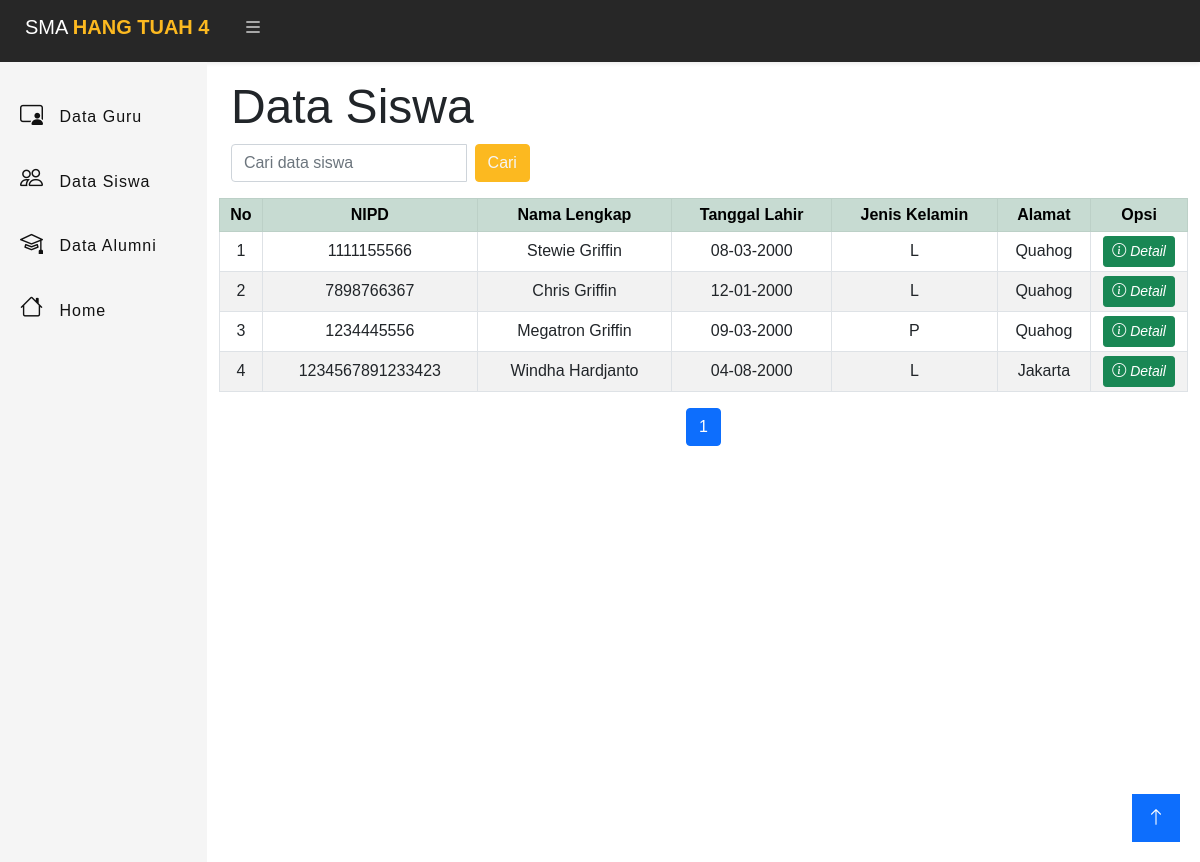
/data/data.php?p=data-siswa, run on the app's committed database.
### tables this page shows
CREATE TABLE `siswa` (
  `id_siswa` int(11) NOT NULL,
  `nipd` varchar(75) NOT NULL,
  `nama_lengkap` varchar(100) NOT NULL,
  `tempat_lahir` varchar(75) NOT NULL,
  `tgl_lahir` date NOT NULL,
  `jenis_kelamin` varchar(1) NOT NULL,
  `alamat` varchar(255) NOT NULL,
  `nama_ayah` varchar(100) NOT NULL,
  `nama_ibu` varchar(100) NOT NULL,
  `notelp` varchar(25) DEFAULT NULL,
  `tahun_lulus` year(4) DEFAULT NULL
);

### database.php (called while the page is built, shortened)
<?php
class database
{
	var $host = "localhost";
	var $uname = "root";
	var $pass = "";
	var $db = "tmp_sekolah";
	var $port = "3307";
	var $conn;
	function __construct()
	{
		$this->conn = mysqli_connect($this->host, $this->uname, $this->pass, $this->db, $this->port);
	}
	function select_data($select)
	{
		$data = mysqli_query($this->conn, $select);
		while ($d = mysqli_fetch_array($data)) {
			$hasil[] = $d;
		}
		if (empty($hasil)) {
			$hasil = isset($_POST['hasil']) ? $_POST['hasil'] : '';
			$hasil = !empty($_POST['hasil']) ? $_POST['hasil'] : '';
		}
		else {
			return $hasil;
		}
	}
}
?>

### data/siswa.php (the view, shortened to what this page needs)
<?php
include '../database.php';
$db = new database();
$cek = $db->select_data("SELECT * FROM siswa where tahun_lulus = '0000'");
if (empty($cek)) {
    $disabled = "disabled";
}
else {
    $disabled = '';
}
?>
<body>
    <div class="container-fluid ps-4 pt-3 pe-4 align-top">
        <div class="row">
            <h3 class="display-5">Data Siswa</h3>
        </div>
        <div class="row mb-3 justify-space-between">
            <div class="col-4">
                <form action="" method="post">
                    <div class="input-group">
                        <input type="text" class="form-control" placeholder="Cari data siswa" name="keyword">
                        <div class="input-group-append ms-2">
                            <button class="btn btn-primary" type="submit" name="cari" <?= $disabled?>>Cari</button>
                        </div>
                    </div>
                </form>
            </div>
            <div class="col-4"></div>
        </div>
        <div class="row">
            <table class="table table-sm text-center table-striped table-bordered align-middle">
                <tr class="table-success">
                    <th>No</th>
                    <th>NIPD</th>
                    <th>Nama Lengkap</th>
                    <th>Tanggal Lahir</th>
                    <th>Jenis Kelamin</th>
                    <th>Alamat</th>
                    <th>Opsi</th>
                </tr>
                <?php
    $result = $db->select_data("select * from siswa where tahun_lulus = '0000'");
    $limit = 10;
    $jumlah_data = count($result);
    $jumlah_halaman = ceil($jumlah_data / $limit);
    $halaman_aktif = (isset($_GET['halaman'])) ? $_GET['halaman'] : 1;
    $awal = ($halaman_aktif - 1) * $limit;
    $num = 1;
    $nourut = $num + $awal;
    if (!empty($result)) {
        $result = $db->select_data("select * from siswa where tahun_lulus = '0000' limit $awal, $limit");
    } else {
        $result = [];
        echo "<tr><td colspan='8' class='text-center'>Data masih kosong</td></tr>";
    }
    foreach($result as $x):
	?>
                <tr>
                    <td><?php echo $nourut++; ?></td>
                    <td><?php echo $x['nipd']; ?></td>
                    <td><?php echo $x['nama_lengkap']; ?></td>
                    <td><?php echo date('d-m-Y', strtotime($x['tgl_lahir'])); ?></td>
                    <td><?php echo $x['jenis_kelamin']; ?></td>
                    <td><?php echo $x['alamat']; ?></td>
                    <td width="10%" class="content-space-between">
                        <button type="button" class="btn btn-sm btn-success" data-bs-toggle="modal"
                            data-bs-target="#detail" data-idsiswa="<?=$x['id_siswa']?>"><i class="bi bi-info-circle"
                                aria-hidden="true">
                                Detail</i>
                        </button>
                    </td>
                </tr>
                <?php
            endforeach;
            ?>
            </table>
        </div>
        <div class="row">
            <div class="col-12">
                <nav aria-label="Page navigation">
                    <ul class="pagination justify-content-center">
                        <?php for ($i = 1; $i <= $jumlah_halaman; $i++) : ?>
                        <li class="page-item <?php if ($halaman_aktif == $i) { echo "active"; } ?>">
                            <a class="page-link" href="?p=data-siswa&halaman=<?php echo $i; ?>"><?php echo $i; ?></a>
                        </li>
                        <?php endfor; ?>
                    </ul>
                </nav>
            </div>
        </div>
        <button class="scrollToTopBtn bg-primary"><i class="bi bi-arrow-up"></i></button>
        <footer></footer>
    </div>
</body>

### css/admin.css (style rules this page uses)
* { padding: 0; margin: 0; box-sizing: border-box; font-family: "Poppins", sans-serif; }
a { text-decoration: none; }
.btn-primary { background-color: #fcb920; border-color: #fcb920; color: whitesmoke; }

### css/tampil.css (style rules this page uses)
.scrollToTopBtn { background-color: black; border: none; color: white; cursor: pointer; font-size: 18px; line-height: 48px; width: 48px; position: fixed; bottom: 20px; right: 20px; z-index: 100; opacity: 0; transform: translateY(100px); transition: all 0.5s ease; }
.showBtn { opacity: 1; transform: translateY(0); }
footer { display: flex; justify-content: flex-end; padding: 20px; }

### data on the page
siswa: nipd "1111155566", nama_lengkap "Stewie Griffin", tgl_lahir "08-03-2000", jenis_kelamin "L", alamat "Quahog"
siswa: nipd "7898766367", nama_lengkap "Chris Griffin", tgl_lahir "12-01-2000", jenis_kelamin "L", alamat "Quahog"
siswa: nipd "1234445556", nama_lengkap "Megatron Griffin", tgl_lahir "09-03-2000", jenis_kelamin "P", alamat "Quahog"
siswa: nipd "1234567891233423", nama_lengkap "Windha Hardjanto", tgl_lahir "04-08-2000", jenis_kelamin "L", alamat "Jakarta"
